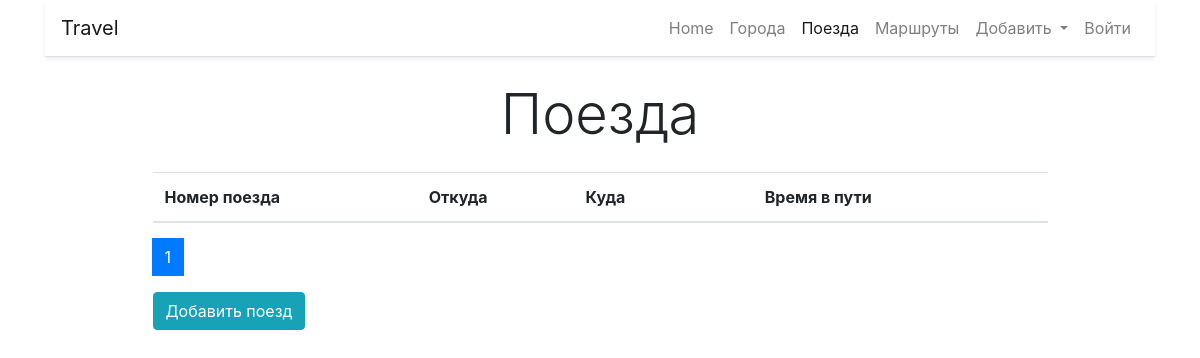
The page /trains/ on the database as committed earlier.
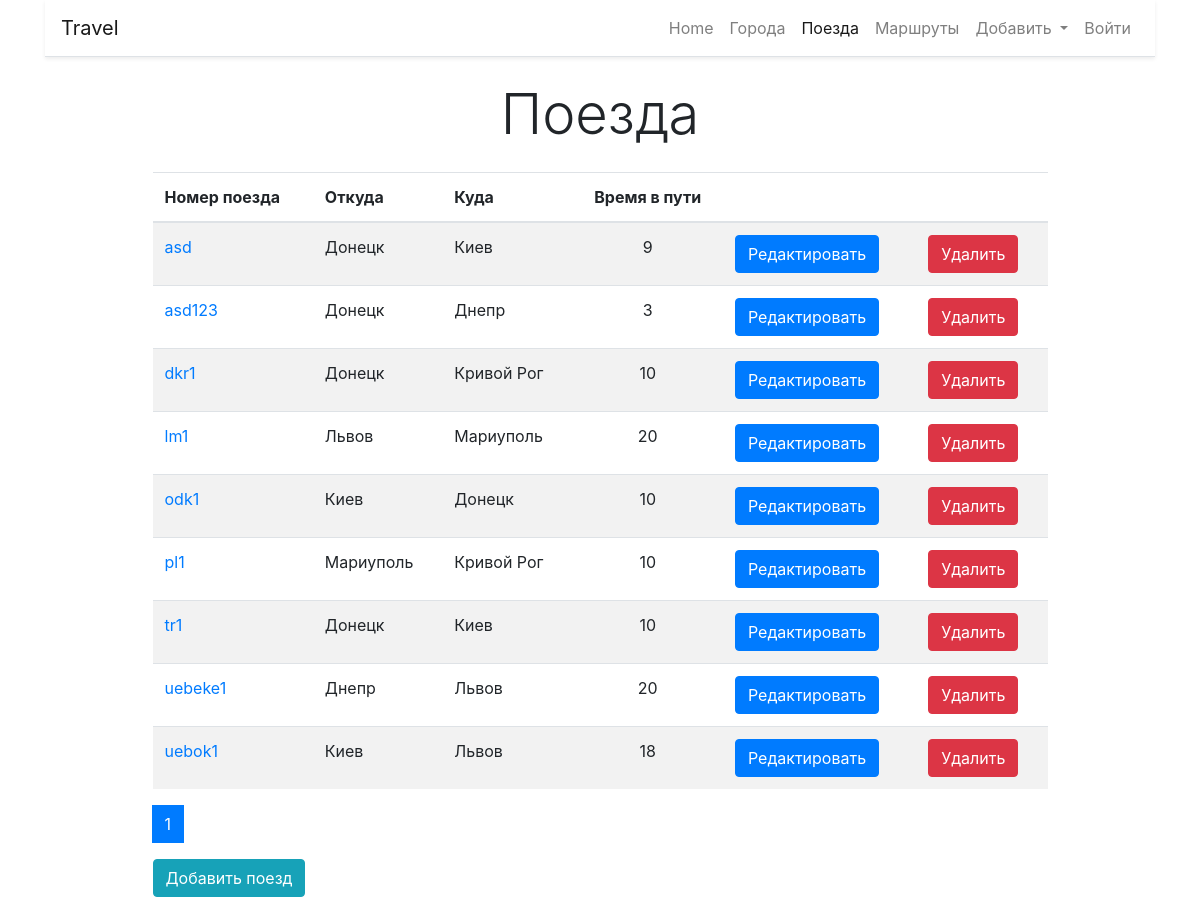
The same page on the database as committed later.
### trains/models.py (models this page shows, shortened)
class Train(models.Model):
    name = models.CharField(max_length=100, unique=True, verbose_name='Поезд')
    from_city = models.ForeignKey(City, on_delete=models.CASCADE, verbose_name='Откуда', related_name='from_city')
    to_city = models.ForeignKey(City, on_delete=models.CASCADE, verbose_name='Куда', related_name='to_city')
    travel_time = models.IntegerField(verbose_name='Время в пути', )
    class Meta:
        verbose_name = 'Поезд'
        verbose_name_plural = 'Поезда'
        ordering = ['name']

### cities/models.py (models this page shows)
class City(models.Model):
    name = models.CharField(max_length=100, unique=True, verbose_name='Город')
    def __str__(self):
        return self.name
    class Meta:
        verbose_name = 'Город'
        verbose_name_plural = 'Города'
        ordering = ['name']

### trains/views.py (the view)
# urls.py: path('', home, name='home'),
def home(request):
    trains = Train.objects.all()
    paginator = Paginator(trains, 10)
    page_number = request.GET.get('page')
    page_numbers = paginator.page_range
    page_obj = paginator.get_page(page_number)
    return render(request=request, template_name='trains/home.html',
                  context={'trains_list': trains, 'page_obj': page_obj, 'page_numbers': page_numbers})

### trains/templates/trains/home.html (shortened to what this page needs)
{% extends 'Base.html' %}
{% block content %}
<h1 class="display-4 text-center my-4">Поезда</h1>
<div class="col-md-10 mx-auto">
    <table class="table table-striped">
                    <thead>
                    <tr>
                        <th scope="col">Номер поезда</th>
                        <th scope="col">Откуда</th>
                        <th scope="col">Куда</th>
                        <th class="text-center" scope="col">Время в пути</th>
                        <th scope="col">&nbsp;</th>
                        <th scope="col">&nbsp;</th>
                    </tr>
                    </thead>
        <tbody>
        {% for train in page_obj %}
        <tr>
            <td><a href="{% url 'train:current_train' train.pk %}">{{ train.name }}</a></td>
            <td>{{ train.from_city }}</td>
            <td>{{ train.to_city }}</td>
            <td class="text-center">{{ train.travel_time }}</td>
            <td><a href="{% url 'train:update' train.pk %}">
                <button type="button" class="btn btn-primary">Редактировать</button>
            </a></td>
            <td><a href="{% url 'train:delete' train.pk %}">
                <button type="button" class="btn btn-danger">Удалить</button>
            </a></td>
        </tr>
        {% endfor %}
        </tbody>
    </table>
    <nav aria-label="Page navigation example">
        <ul class="pagination">
            {% for i in page_obj.paginator.page_range %}
            <li class="page-item current {% ifequal i page_obj.number %} active {% endifequal %}">
                <a class="page-link" href="?page={{ i }}">{{ i }}</a>
            </li>
            {% endfor %}
        </ul>
    </nav>
    <a href="{% url 'train:create' %}">
        <button type="button" class="btn btn-info">Добавить поезд</button>
    </a>
</div>
{% endblock %}

### templates/base.html (shortened to what this page needs)
{% url 'home' as home_page_url%}
{% url 'city:home' as city_home_page_url %}
{% url 'train:home' as train_home_page_url %}
{% url 'city:create' as city_create_page_url %}
{% url 'train:create' as train_create_page_url %}
{% url 'routes' as routes_url %}
{% url 'login' as login_url %}
<!doctype html>
<html lang="en">
<head>
    <link rel="stylesheet" href="https://stackpath.bootstrapcdn.com/bootstrap/4.4.1/css/bootstrap.min.css"
>
    <link href="https://cdn.jsdelivr.net/npm/select2@4.0.13/dist/css/select2.min.css" rel="stylesheet"/>
</head>
<body>
<div class="container">
    <nav class="navbar navbar-expand-lg navbar-light bg-white border-bottom shadow-sm">
        <a class="navbar-brand" href="#">Travel</a>
        <div class="collapse navbar-collapse" id="navbarNavDropdown">
            <ul class="navbar-nav ml-auto">
                <li class="nav-item {% if request.path == home_page_url %} active {% endif %}">
                    <a class="nav-link" href="{% url 'home' %}">Home <span class="sr-only">(current)</span></a>
                </li>
                <li class="nav-item {% if request.path == city_home_page_url %} active {% endif %}">
                    <a class="nav-link" href="{% url 'city:home' %}">Города</a>
                </li>
                <li class="nav-item {% if request.path == train_home_page_url %} active {% endif %}">
                    <a class="nav-link" href="{% url 'train:home' %}">Поезда</a>
                </li>
                <li class="nav-item {% if request.path == routes_url %} active {% endif %}">
                    <a class="nav-link" href="{% url 'routes' %}">Маршруты</a>
                </li>
                <li class="nav-item dropdown {% if request.path == city_create_page_url or request.path == train_create_page_url %} active {% endif %}">
                    <a class="nav-link dropdown-toggle" href="#" id="navbarDropdownMenuLink" role="button"
                       data-toggle="dropdown" aria-haspopup="true" aria-expanded="false">
                        Добавить
                    </a>
                    {% if user.is_authenticated %} <li class="nav-item">
                    <a class="nav-link" href="{% url 'logout' %}">Выйти</a>
                </li>
                    {% else %}
                    <li class="nav-item {% if request.path == login_url %} active {% endif %}">
                    <a class="nav-link" href="{% url 'login' %}">Войти</a>
                    {% endif %}
                </li>
                </li>
            </ul>
        </div>
    </nav>
</div>
    <div class="container">
        {% block content %} {% endblock %}
    </div>
</body>
</html>

Rows that differ between the two databases and show on the page:
added Train: name "asd", from_city "Донецк", to_city "Киев", travel_time "9"
added Train: name "asd123", from_city "Донецк", to_city "Днепр", travel_time "3"
added Train: name "dkr1", from_city "Донецк", to_city "Кривой Рог", travel_time "10"
added Train: name "lm1", from_city "Львов", to_city "Мариуполь", travel_time "20"
added Train: name "odk1", from_city "Киев", to_city "Донецк", travel_time "10"
added Train: name "pl1", from_city "Мариуполь", to_city "Кривой Рог", travel_time "10"
added Train: name "tr1", from_city "Донецк", to_city "Киев", travel_time "10"
added Train: name "uebeke1", from_city "Днепр", to_city "Львов", travel_time "20"
added Train: name "uebok1", from_city "Киев", to_city "Львов", travel_time "18"
